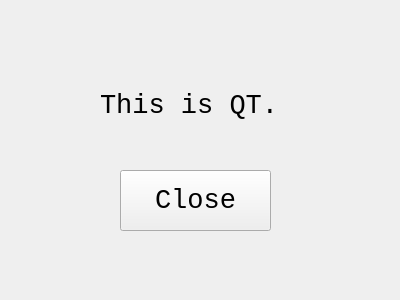
<?xml version="1.0" encoding="UTF-8"?>
<ui version="4.0">
 <class>Widget</class>
 <widget class="QWidget" name="Widget">
  <property name="windowModality">
   <enum>Qt::NonModal</enum>
  </property>
  <property name="geometry">
   <rect>
    <x>0</x>
    <y>0</y>
    <width>400</width>
    <height>300</height>
   </rect>
  </property>
  <property name="windowTitle">
   <string>Widget</string>
  </property>
  <widget class="QLabel" name="label">
   <property name="geometry">
    <rect>
     <x>100</x>
     <y>70</y>
     <width>211</width>
     <height>71</height>
    </rect>
   </property>
   <property name="font">
    <font>
     <family>Consolas</family>
     <pointsize>20</pointsize>
    </font>
   </property>
   <property name="text">
    <string>This is QT.</string>
   </property>
  </widget>
  <widget class="QPushButton" name="pushButton">
   <property name="geometry">
    <rect>
     <x>120</x>
     <y>170</y>
     <width>151</width>
     <height>61</height>
    </rect>
   </property>
   <property name="font">
    <font>
     <family>Consolas</family>
     <pointsize>20</pointsize>
    </font>
   </property>
   <property name="text">
    <string>Close</string>
   </property>
  </widget>
 </widget>
 <layoutdefault spacing="6" margin="11"/>
 <resources/>
 <connections>
  <connection>
   <sender>pushButton</sender>
   <signal>clicked()</signal>
   <receiver>Widget</receiver>
   <slot>close()</slot>
   <hints>
    <hint type="sourcelabel">
     <x>195</x>
     <y>200</y>
    </hint>
    <hint type="destinationlabel">
     <x>199</x>
     <y>149</y>
    </hint>
   </hints>
  </connection>
 </connections>
</ui>
